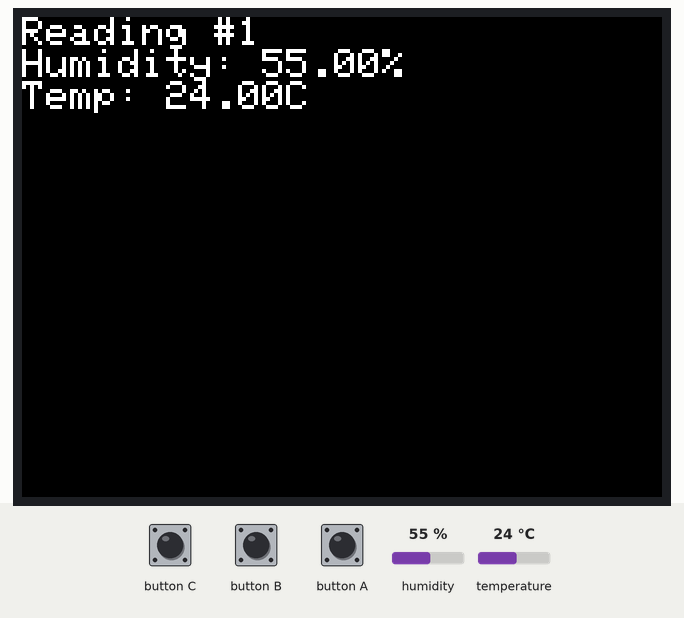
The sketch below on a simulated ESP32. On the bench: 320×240 colour display. Inputs (shaded band) come from the test bench; at power-on: humidity 55 %, temperature 24 °C. What the sketch prints to the serial monitor is not drawn.

Above: at 2.8 s.
2.9 s: humidity set to 22 %
At 7.2 s:
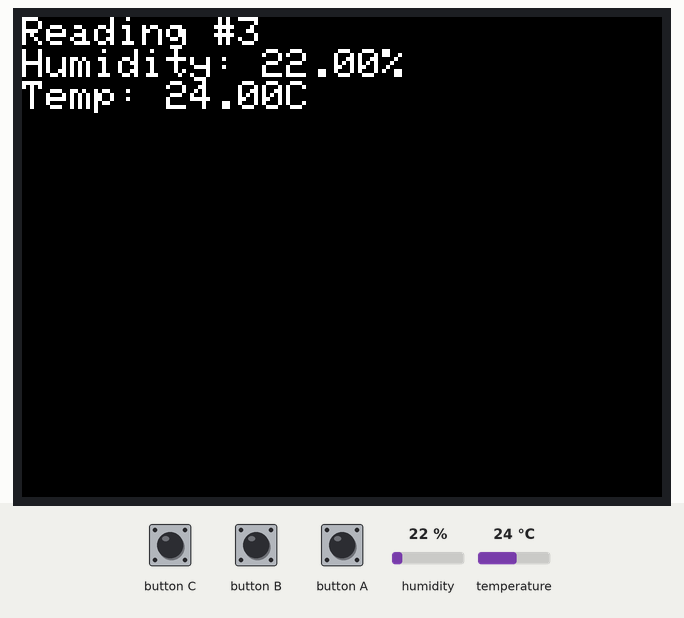
9.7 s: temperature set to 12 °C
At 11.6 s:
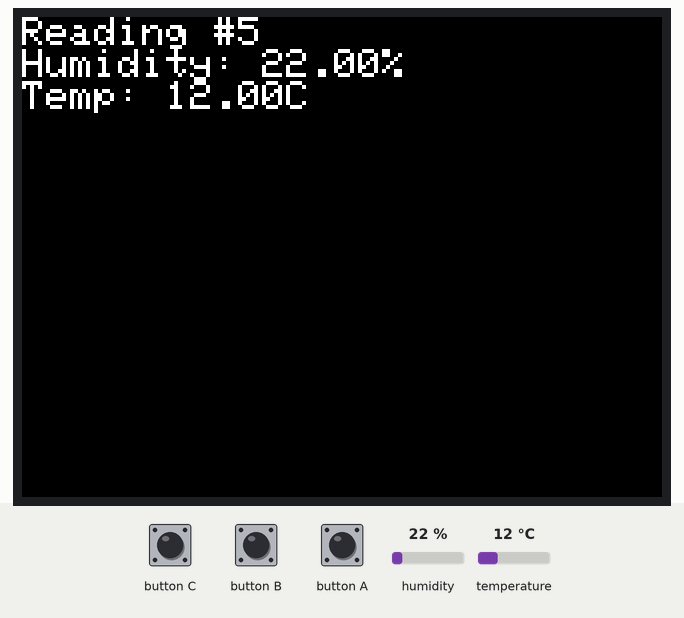
13.7 s: humidity set to 40 %
At 14.7 s:
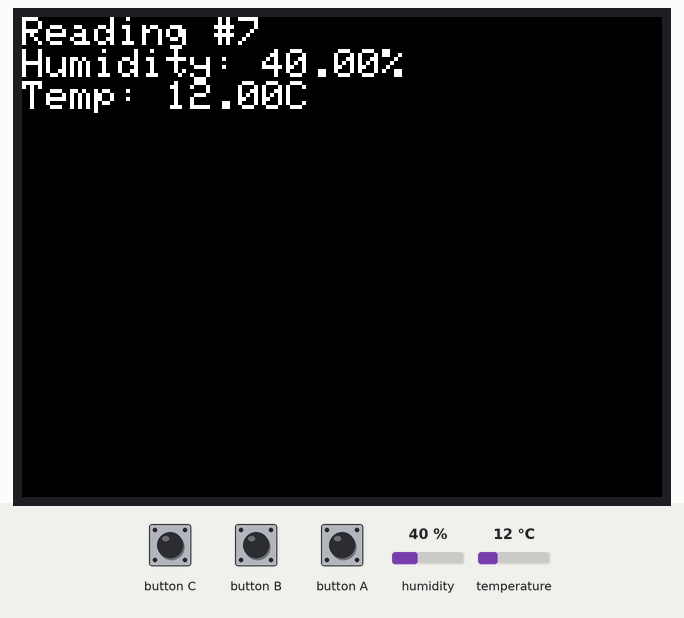
17.7 s: temperature set to 19 °C
At 19.1 s:
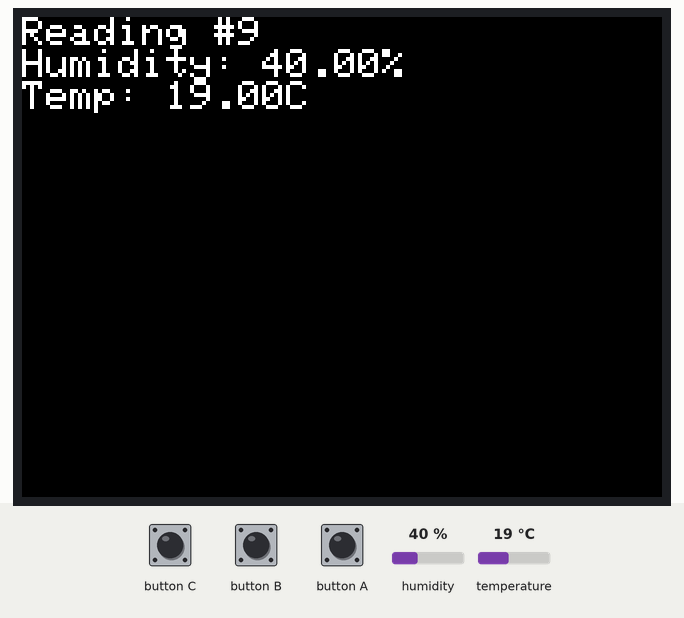
Timing chart, 0 to 20.7 s (numbered marks = the images above; inputs shaded):
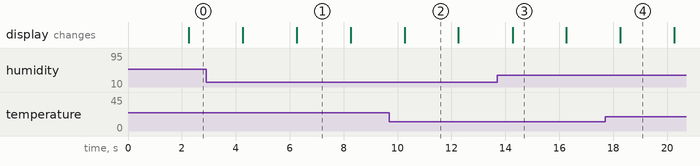

The sketch:

lab_5_1.ino
```cpp
#include <M5Unified.h>
#include <DHT.h>
#include <math.h>

#define DHTPIN 21
#define DHTTYPE DHT22
DHT dht(DHTPIN, DHTTYPE);
int reading_count = 0;
float prev_humid = -100.0f;
float prev_tempC = -100.0f;
const float HUMID_THRESHOLD = 0.2f;
const float TEMP_THRESHOLD = 0.1f;
bool display_enabled = true;
bool showCelsius = true;
bool have_reading = false;
float last_humid, last_tempC, last_tempF;
unsigned long last_read_ms = 0;

void update_LCD(int count, float humidity, float celsius, float fahrenheit) {
  M5.Display.clear();
  M5.Display.setCursor(0, 0);
  M5.Display.printf("Reading #%d\n", count);
  M5.Display.printf("Humidity: %.2f%%\n", humidity);
  if (showCelsius) M5.Display.printf("Temp: %.2fC\n", celsius);
  else M5.Display.printf("Temp: %.2fF\n", fahrenheit);
}

void setup() {
  M5.begin();
  M5.Display.setTextSize(2);
  M5.Display.setBrightness(255);
  M5.Display.println("Lab 5 - DHT Sensor");
  Serial.begin(115200);
  Serial.println("Lab 5 - DHT Sensor");
  dht.begin();
  Serial.println("DHT sensor initialized. Waiting for first reading...");
  last_read_ms = millis();
}

void loop() {
  M5.update();
  // Wait two seconds between reads without blocking button handling.
  unsigned long now = millis();
  if (now - last_read_ms < 2000UL) {
    delay(5);
    return;
  }
  last_read_ms = now;
  float humid = dht.readHumidity();
  float tempC = dht.readTemperature();
  float tempF = dht.readTemperature(true);
  if (isnan(humid) || isnan(tempC) || isnan(tempF)) {
    Serial.println("ERROR: Sensor read failed! Skipping this reading.");
    return;
  }
  reading_count++;
  Serial.printf("%03d | Humidity: %.2f%% | Temp: %.2fC / %.2fF\n",
                reading_count, humid, tempC, tempF);
  last_humid = humid;
  last_tempC = tempC;
  last_tempF = tempF;
  have_reading = true;
  update_LCD(reading_count, humid, tempC, tempF);
}
```
